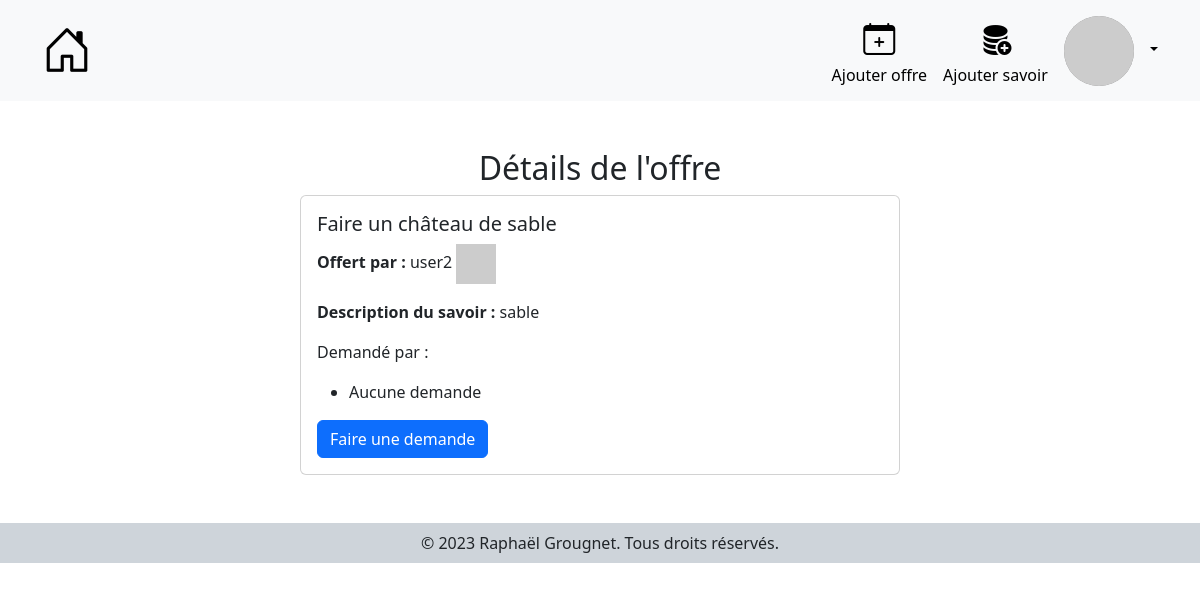
/details/18 (signed in), run on an earlier commit of the app's database.
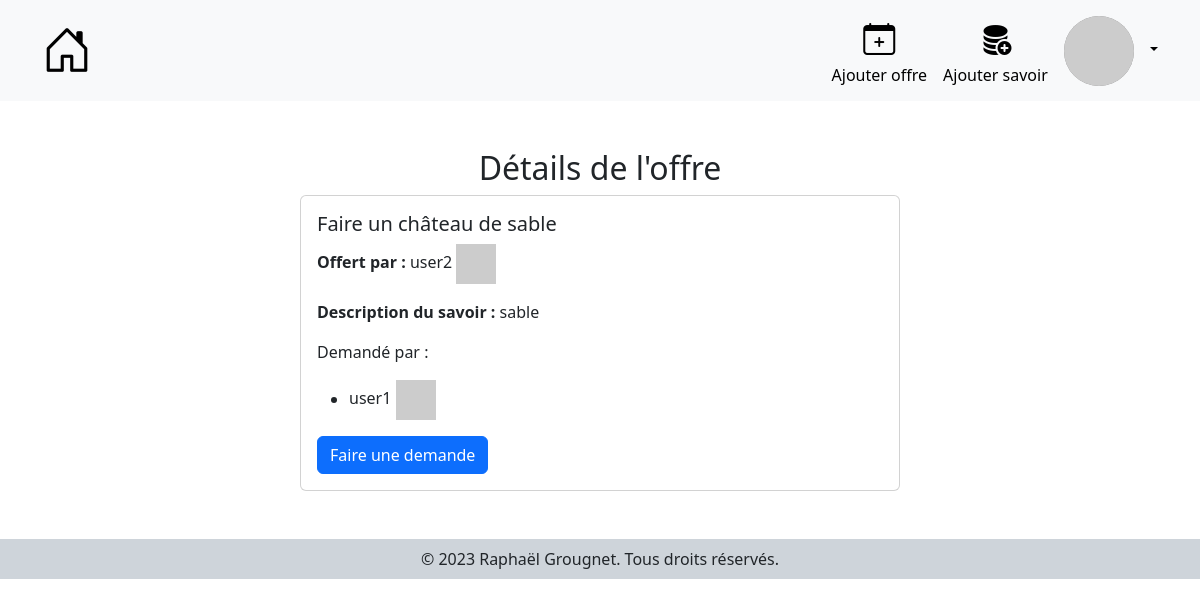
And on a later commit of the database.
### rers/models.py (models this page shows, shortened)
class Echange(models.Model):
    demande_by = models.ForeignKey(User, on_delete=models.CASCADE)
    id_offre = models.ForeignKey(Offre, on_delete=models.CASCADE)
    date = models.DateTimeField(auto_now_add=True, auto_now=False)
    CHOICES = ((0, 'En demande'), (1, 'En cours'), (2, 'Terminé'), (3, 'Annulé'))
    status = models.IntegerField(choices=CHOICES, default=0)

class User(AbstractUser):
    pass

### rers/views.py (the view)
# urls.py: path('details/<int:id>', views.details_offer, name='details_offer'),
def details_offer(request, id):
    if not request.user.is_authenticated:
        messages.add_message(request, messages.INFO , "Vous devez être connecté pour voir les détails d'une offre.")
        return redirect('login')
    try:
        offre = Offre.objects.get(id=id)
        echanges = Echange.objects.filter(id_offre=offre)
        utilisateurs = [echange.demande_by for echange in echanges]
        offres_utilisateur = Offre.objects.filter(id_user=request.user)
    except Offre.DoesNotExist:
        raise Http404("L'offre n'existe pas.")
    except Echange.DoesNotExist:
        echanges = None
        utilisateurs = None
        offres_utilisateur = None
    user_in_list = request.user in utilisateurs
    return render(request, 'rers/details-offer.html', {'offre': offre, 'echanges': echanges, 'user_in_list': user_in_list, 'offres_utilisateur': offres_utilisateur, 'STATUS': STATUS})

### rers/templates/rers/details-offer.html
    {% extends 'rers/base.html' %}
    {% load widget_tweaks %}
    {% block content %}
      <div class="d-flex flex-column justify-content-center align-items-center my-5">
          <h2 class="text-center">Détails de l'offre</h2>
          <div class="card w-50">
            <div class="card-body">
              <h5 class="card-title">{{ offre.id_savoir.nom }}</h5>
              <p class="card-text"><b>Offert par :</b> {{offre.id_user.username}} <img class="pfp-card"
                src="https://robohash.org/{{offre.id_user.id}}" alt="pfp-card"></p>
              <p class="card-text"><b>Description du savoir :</b> {{offre.id_savoir.description}}</p>
              <p class="card-text">Demandé par :</p>
              <ul>
                {% for echange in echanges %}
                  <li>{{ echange.demande_by.username }} <img class="pfp-card" src="https://robohash.org/{{echange.demande_by.id}}" alt="pfp-card"></li>
                {% empty %}
                  <li>Aucune demande</li>
                {% endfor %}
              </ul>
              {% if user.is_authenticated %}
                {% if offres_utilisateur %}
                  {% if user.id != offre.id_user.id %}
                    {% if not user_in_list %}
                      <a href="{% url 'add_ask' offre.id %}" class="btn btn-primary">Faire une demande</a>
                    {% else %}
                      <a class="btn btn-primary disabled" disabled>Déjà demandé</a>
                    {% endif %}
                  {% else %}
                    <a class="btn btn-primary disabled" disabled>Vous ne pouvez pas demander votre propre offre</a>
                  {% endif %}
                {% else %}
                  <a class="btn btn-primary disabled" disabled>Vous devez offrir un savoir avant d'en demander</a>
                {% endif %}
              {% endif %}
            </div>
          </div>
      </div>
    {% endblock %}

What changed in the data, as far as the page shows it:
added Echange: demande_by.username "user1"
Also different on the page:
text no longer shown: "Aucune demande"
